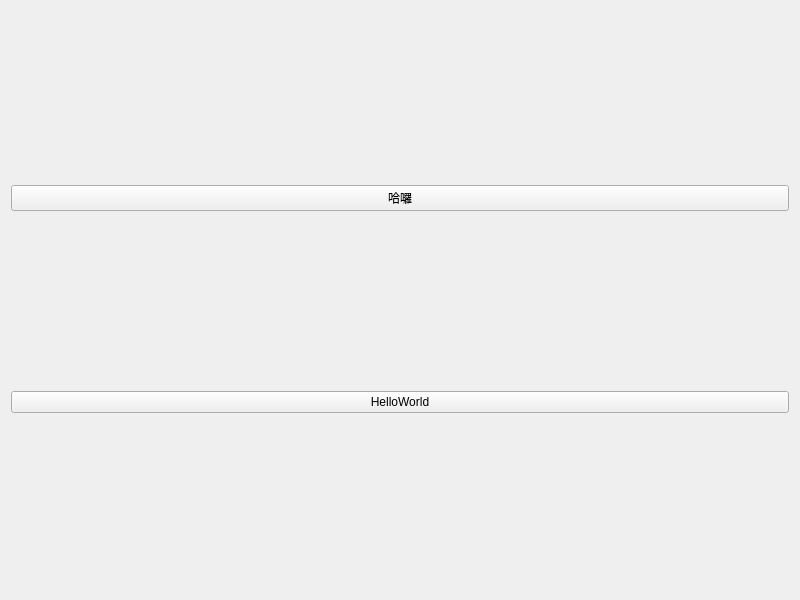
<?xml version="1.0" encoding="UTF-8"?>
<ui version="4.0">
 <class>DesignWidget</class>
 <widget class="QWidget" name="DesignWidget">
  <property name="geometry">
   <rect>
    <x>0</x>
    <y>0</y>
    <width>800</width>
    <height>600</height>
   </rect>
  </property>
  <property name="windowTitle">
   <string>DesignWidget</string>
  </property>
  <layout class="QVBoxLayout" name="verticalLayout">
   <item>
    <widget class="QPushButton" name="pushButton">
     <property name="text">
      <string>哈囉</string>
     </property>
    </widget>
   </item>
   <item>
    <widget class="QPushButton" name="pushButton_2">
     <property name="text">
      <string>HelloWorld</string>
     </property>
    </widget>
   </item>
  </layout>
 </widget>
 <resources/>
 <connections/>
</ui>
